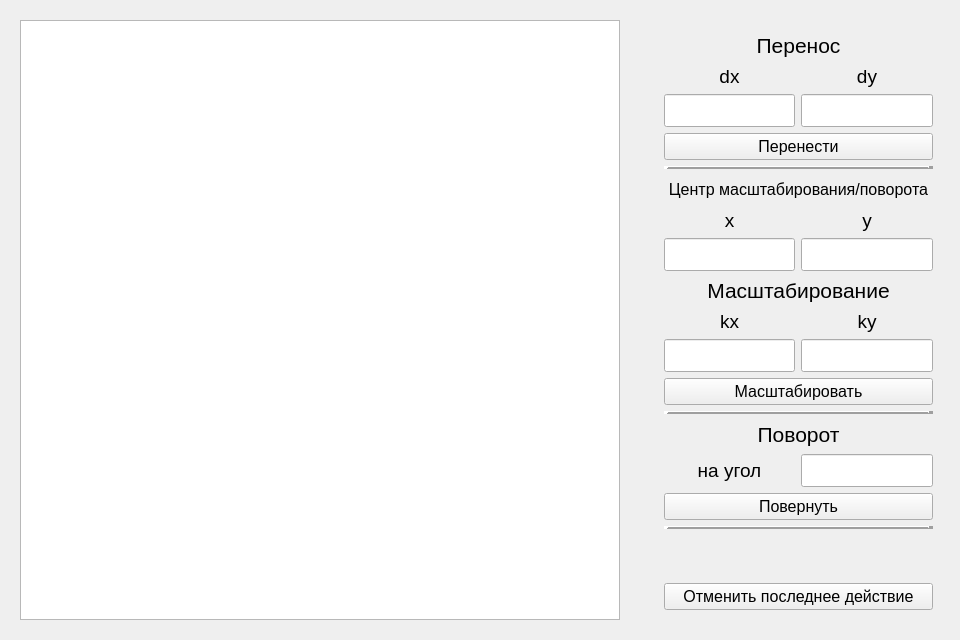
<?xml version="1.0" encoding="UTF-8"?>
<ui version="4.0">
 <class>window</class>
 <widget class="QMainWindow" name="window">
  <property name="geometry">
   <rect>
    <x>0</x>
    <y>0</y>
    <width>960</width>
    <height>640</height>
   </rect>
  </property>
  <property name="windowTitle">
   <string>window</string>
  </property>
  <widget class="QWidget" name="centralWidget">
   <widget class="QWidget" name="gridLayoutWidget">
    <property name="geometry">
     <rect>
      <x>653</x>
      <y>20</y>
      <width>291</width>
      <height>601</height>
     </rect>
    </property>
    <layout class="QGridLayout" name="gridLayout">
     <item row="6" column="0">
      <layout class="QVBoxLayout" name="verticalLayout_4">
       <item>
        <widget class="QLabel" name="label_11">
         <property name="font">
          <font>
           <pointsize>14</pointsize>
          </font>
         </property>
         <property name="text">
          <string>x</string>
         </property>
         <property name="alignment">
          <set>Qt::AlignCenter</set>
         </property>
        </widget>
       </item>
       <item>
        <widget class="QLineEdit" name="xmEdit">
         <property name="font">
          <font>
           <pointsize>16</pointsize>
          </font>
         </property>
        </widget>
       </item>
      </layout>
     </item>
     <item row="18" column="0" colspan="2">
      <widget class="QPushButton" name="undoButton">
       <property name="font">
        <font>
         <pointsize>12</pointsize>
        </font>
       </property>
       <property name="text">
        <string>Отменить последнее действие</string>
       </property>
      </widget>
     </item>
     <item row="11" column="0" colspan="2">
      <widget class="Line" name="line_3">
       <property name="frameShadow">
        <enum>QFrame::Raised</enum>
       </property>
       <property name="lineWidth">
        <number>5</number>
       </property>
       <property name="orientation">
        <enum>Qt::Horizontal</enum>
       </property>
      </widget>
     </item>
     <item row="6" column="1">
      <layout class="QVBoxLayout" name="verticalLayout_5">
       <item>
        <widget class="QLabel" name="label_12">
         <property name="font">
          <font>
           <pointsize>14</pointsize>
          </font>
         </property>
         <property name="text">
          <string>y</string>
         </property>
         <property name="alignment">
          <set>Qt::AlignCenter</set>
         </property>
        </widget>
       </item>
       <item>
        <widget class="QLineEdit" name="ymEdit">
         <property name="font">
          <font>
           <pointsize>16</pointsize>
          </font>
         </property>
        </widget>
       </item>
      </layout>
     </item>
     <item row="3" column="0" colspan="2">
      <widget class="Line" name="line">
       <property name="frameShadow">
        <enum>QFrame::Raised</enum>
       </property>
       <property name="lineWidth">
        <number>5</number>
       </property>
       <property name="orientation">
        <enum>Qt::Horizontal</enum>
       </property>
      </widget>
     </item>
     <item row="12" column="0" colspan="2">
      <widget class="QLabel" name="label_8">
       <property name="font">
        <font>
         <pointsize>16</pointsize>
        </font>
       </property>
       <property name="text">
        <string>Поворот</string>
       </property>
       <property name="alignment">
        <set>Qt::AlignCenter</set>
       </property>
      </widget>
     </item>
     <item row="1" column="1">
      <layout class="QVBoxLayout" name="verticalLayout_3">
       <item>
        <widget class="QLabel" name="label_3">
         <property name="font">
          <font>
           <pointsize>14</pointsize>
          </font>
         </property>
         <property name="text">
          <string>dy</string>
         </property>
         <property name="alignment">
          <set>Qt::AlignCenter</set>
         </property>
        </widget>
       </item>
       <item>
        <widget class="QLineEdit" name="dyEdit">
         <property name="font">
          <font>
           <pointsize>16</pointsize>
          </font>
         </property>
        </widget>
       </item>
      </layout>
     </item>
     <item row="8" column="0">
      <layout class="QVBoxLayout" name="verticalLayout_6">
       <item>
        <widget class="QLabel" name="label_4">
         <property name="font">
          <font>
           <pointsize>14</pointsize>
          </font>
         </property>
         <property name="text">
          <string>kx</string>
         </property>
         <property name="alignment">
          <set>Qt::AlignCenter</set>
         </property>
        </widget>
       </item>
       <item>
        <widget class="QLineEdit" name="kxEdit">
         <property name="font">
          <font>
           <pointsize>16</pointsize>
          </font>
         </property>
        </widget>
       </item>
      </layout>
     </item>
     <item row="8" column="1">
      <layout class="QVBoxLayout" name="verticalLayout_2">
       <item>
        <widget class="QLabel" name="label_5">
         <property name="font">
          <font>
           <pointsize>14</pointsize>
          </font>
         </property>
         <property name="text">
          <string>ky</string>
         </property>
         <property name="alignment">
          <set>Qt::AlignCenter</set>
         </property>
        </widget>
       </item>
       <item>
        <widget class="QLineEdit" name="kyEdit">
         <property name="font">
          <font>
           <pointsize>16</pointsize>
          </font>
         </property>
        </widget>
       </item>
      </layout>
     </item>
     <item row="1" column="0">
      <layout class="QVBoxLayout" name="verticalLayout">
       <item>
        <widget class="QLabel" name="label_2">
         <property name="font">
          <font>
           <pointsize>14</pointsize>
          </font>
         </property>
         <property name="text">
          <string>dx</string>
         </property>
         <property name="alignment">
          <set>Qt::AlignCenter</set>
         </property>
        </widget>
       </item>
       <item>
        <widget class="QLineEdit" name="dxEdit">
         <property name="font">
          <font>
           <pointsize>16</pointsize>
          </font>
         </property>
        </widget>
       </item>
      </layout>
     </item>
     <item row="4" column="0" colspan="2">
      <widget class="QLabel" name="label_10">
       <property name="font">
        <font>
         <pointsize>12</pointsize>
        </font>
       </property>
       <property name="text">
        <string>Центр масштабирования/поворота</string>
       </property>
       <property name="alignment">
        <set>Qt::AlignCenter</set>
       </property>
      </widget>
     </item>
     <item row="14" column="0" colspan="2">
      <widget class="QPushButton" name="rotateButton">
       <property name="font">
        <font>
         <pointsize>12</pointsize>
        </font>
       </property>
       <property name="text">
        <string>Повернуть</string>
       </property>
      </widget>
     </item>
     <item row="2" column="0" colspan="2">
      <widget class="QPushButton" name="moveButton">
       <property name="font">
        <font>
         <pointsize>12</pointsize>
        </font>
       </property>
       <property name="text">
        <string>Перенести</string>
       </property>
      </widget>
     </item>
     <item row="0" column="0" colspan="2">
      <widget class="QLabel" name="label">
       <property name="font">
        <font>
         <pointsize>16</pointsize>
        </font>
       </property>
       <property name="text">
        <string>Перенос</string>
       </property>
       <property name="alignment">
        <set>Qt::AlignCenter</set>
       </property>
      </widget>
     </item>
     <item row="16" column="0" colspan="2">
      <spacer name="verticalSpacer">
       <property name="orientation">
        <enum>Qt::Vertical</enum>
       </property>
       <property name="sizeType">
        <enum>QSizePolicy::Fixed</enum>
       </property>
       <property name="sizeHint" stdset="0">
        <size>
         <width>20</width>
         <height>48</height>
        </size>
       </property>
      </spacer>
     </item>
     <item row="10" column="0" colspan="2">
      <widget class="QPushButton" name="scaleButton">
       <property name="font">
        <font>
         <pointsize>12</pointsize>
        </font>
       </property>
       <property name="text">
        <string>Масштабировать</string>
       </property>
      </widget>
     </item>
     <item row="7" column="0" colspan="2">
      <widget class="QLabel" name="label_6">
       <property name="font">
        <font>
         <pointsize>16</pointsize>
        </font>
       </property>
       <property name="text">
        <string>Масштабирование</string>
       </property>
       <property name="alignment">
        <set>Qt::AlignCenter</set>
       </property>
      </widget>
     </item>
     <item row="13" column="0">
      <widget class="QLabel" name="label_9">
       <property name="font">
        <font>
         <pointsize>14</pointsize>
        </font>
       </property>
       <property name="text">
        <string>на угол</string>
       </property>
       <property name="alignment">
        <set>Qt::AlignCenter</set>
       </property>
      </widget>
     </item>
     <item row="13" column="1">
      <widget class="QLineEdit" name="angleEdit">
       <property name="font">
        <font>
         <pointsize>16</pointsize>
        </font>
       </property>
      </widget>
     </item>
     <item row="15" column="0" colspan="2">
      <widget class="Line" name="line_2">
       <property name="frameShadow">
        <enum>QFrame::Raised</enum>
       </property>
       <property name="lineWidth">
        <number>5</number>
       </property>
       <property name="orientation">
        <enum>Qt::Horizontal</enum>
       </property>
      </widget>
     </item>
    </layout>
   </widget>
   <widget class="QGraphicsView" name="gView">
    <property name="geometry">
     <rect>
      <x>20</x>
      <y>20</y>
      <width>600</width>
      <height>600</height>
     </rect>
    </property>
   </widget>
  </widget>
 </widget>
 <layoutdefault spacing="6" margin="11"/>
 <resources/>
 <connections/>
</ui>
